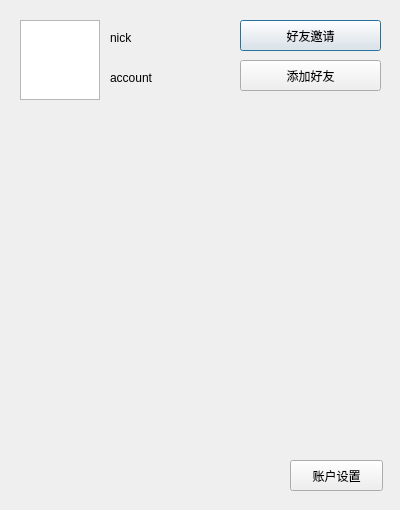
<?xml version="1.0" encoding="UTF-8"?>
<ui version="4.0">
 <class>friWindow</class>
 <widget class="QDialog" name="friWindow">
  <property name="geometry">
   <rect>
    <x>0</x>
    <y>0</y>
    <width>400</width>
    <height>510</height>
   </rect>
  </property>
  <property name="windowTitle">
   <string>Dialog</string>
  </property>
  <widget class="QGraphicsView" name="avatar">
   <property name="geometry">
    <rect>
     <x>20</x>
     <y>20</y>
     <width>80</width>
     <height>80</height>
    </rect>
   </property>
  </widget>
  <widget class="QLabel" name="nick">
   <property name="geometry">
    <rect>
     <x>110</x>
     <y>30</y>
     <width>111</width>
     <height>16</height>
    </rect>
   </property>
   <property name="text">
    <string>nick</string>
   </property>
  </widget>
  <widget class="QLabel" name="account">
   <property name="geometry">
    <rect>
     <x>110</x>
     <y>70</y>
     <width>72</width>
     <height>15</height>
    </rect>
   </property>
   <property name="text">
    <string>account</string>
   </property>
  </widget>
  <widget class="QPushButton" name="friendInvite">
   <property name="geometry">
    <rect>
     <x>240</x>
     <y>20</y>
     <width>141</width>
     <height>31</height>
    </rect>
   </property>
   <property name="text">
    <string>好友邀请</string>
   </property>
  </widget>
  <widget class="QPushButton" name="addFriend">
   <property name="geometry">
    <rect>
     <x>240</x>
     <y>60</y>
     <width>141</width>
     <height>31</height>
    </rect>
   </property>
   <property name="text">
    <string>添加好友</string>
   </property>
  </widget>
  <widget class="QWidget" name="verticalLayoutWidget">
   <property name="geometry">
    <rect>
     <x>20</x>
     <y>120</y>
     <width>361</width>
     <height>321</height>
    </rect>
   </property>
   <layout class="QVBoxLayout" name="friList"/>
  </widget>
  <widget class="QPushButton" name="setting">
   <property name="geometry">
    <rect>
     <x>290</x>
     <y>460</y>
     <width>93</width>
     <height>31</height>
    </rect>
   </property>
   <property name="text">
    <string>账户设置</string>
   </property>
  </widget>
 </widget>
 <resources/>
 <connections/>
</ui>
